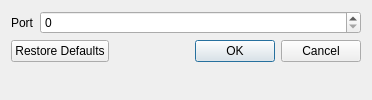
<?xml version="1.0" encoding="UTF-8"?>
<ui version="4.0">
 <class>Settings</class>
 <widget class="QDialog" name="Settings">
  <property name="geometry">
   <rect>
    <x>0</x>
    <y>0</y>
    <width>372</width>
    <height>100</height>
   </rect>
  </property>
  <property name="windowTitle">
   <string>Settings</string>
  </property>
  <layout class="QFormLayout" name="formLayout">
   <item row="0" column="0">
    <widget class="QLabel" name="lbStarterPort">
     <property name="text">
      <string>Port</string>
     </property>
    </widget>
   </item>
   <item row="0" column="1">
    <widget class="QSpinBox" name="sbStarterPort">
     <property name="toolTip">
      <string>Port of the Starter to communicate with.</string>
     </property>
     <property name="maximum">
      <number>65535</number>
     </property>
    </widget>
   </item>
   <item row="1" column="0" colspan="2">
    <widget class="QDialogButtonBox" name="buttonBox">
     <property name="standardButtons">
      <set>QDialogButtonBox::Cancel|QDialogButtonBox::Ok|QDialogButtonBox::RestoreDefaults</set>
     </property>
    </widget>
   </item>
  </layout>
 </widget>
 <resources/>
 <connections>
  <connection>
   <sender>buttonBox</sender>
   <signal>accepted()</signal>
   <receiver>Settings</receiver>
   <slot>accept()</slot>
   <hints>
    <hint type="sourcelabel">
     <x>236</x>
     <y>57</y>
    </hint>
    <hint type="destinationlabel">
     <x>157</x>
     <y>274</y>
    </hint>
   </hints>
  </connection>
  <connection>
   <sender>buttonBox</sender>
   <signal>rejected()</signal>
   <receiver>Settings</receiver>
   <slot>reject()</slot>
   <hints>
    <hint type="sourcelabel">
     <x>304</x>
     <y>57</y>
    </hint>
    <hint type="destinationlabel">
     <x>286</x>
     <y>274</y>
    </hint>
   </hints>
  </connection>
 </connections>
</ui>
